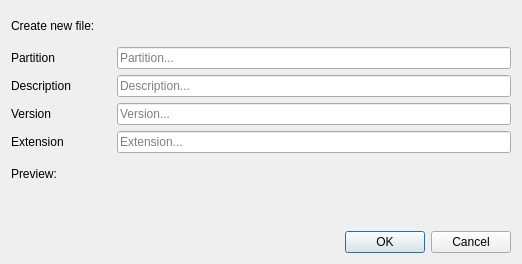
<?xml version="1.0" encoding="UTF-8"?>
<ui version="4.0">
 <class>Dialog</class>
 <widget class="QDialog" name="Dialog">
  <property name="geometry">
   <rect>
    <x>0</x>
    <y>0</y>
    <width>522</width>
    <height>264</height>
   </rect>
  </property>
  <property name="windowTitle">
   <string>Dialog</string>
  </property>
  <layout class="QVBoxLayout" name="verticalLayout">
   <item>
    <widget class="QLabel" name="label">
     <property name="text">
      <string>Create new file:</string>
     </property>
    </widget>
   </item>
   <item>
    <layout class="QHBoxLayout" name="horizontalLayout_2">
     <item>
      <widget class="QLabel" name="label_3">
       <property name="sizePolicy">
        <sizepolicy hsizetype="Expanding" vsizetype="Preferred">
         <horstretch>0</horstretch>
         <verstretch>0</verstretch>
        </sizepolicy>
       </property>
       <property name="maximumSize">
        <size>
         <width>100</width>
         <height>16777215</height>
        </size>
       </property>
       <property name="text">
        <string>Partition</string>
       </property>
      </widget>
     </item>
     <item>
      <widget class="QLineEdit" name="partitionLE">
       <property name="placeholderText">
        <string>Partition...</string>
       </property>
      </widget>
     </item>
    </layout>
   </item>
   <item>
    <layout class="QHBoxLayout" name="horizontalLayout">
     <item>
      <widget class="QLabel" name="label_2">
       <property name="sizePolicy">
        <sizepolicy hsizetype="Expanding" vsizetype="Preferred">
         <horstretch>0</horstretch>
         <verstretch>0</verstretch>
        </sizepolicy>
       </property>
       <property name="maximumSize">
        <size>
         <width>100</width>
         <height>16777215</height>
        </size>
       </property>
       <property name="text">
        <string>Description</string>
       </property>
      </widget>
     </item>
     <item>
      <widget class="QLineEdit" name="descriptionLE">
       <property name="placeholderText">
        <string>Description...</string>
       </property>
      </widget>
     </item>
    </layout>
   </item>
   <item>
    <layout class="QHBoxLayout" name="horizontalLayout_4">
     <item>
      <widget class="QLabel" name="label_6">
       <property name="sizePolicy">
        <sizepolicy hsizetype="Expanding" vsizetype="Preferred">
         <horstretch>0</horstretch>
         <verstretch>0</verstretch>
        </sizepolicy>
       </property>
       <property name="maximumSize">
        <size>
         <width>100</width>
         <height>16777215</height>
        </size>
       </property>
       <property name="text">
        <string>Version</string>
       </property>
      </widget>
     </item>
     <item>
      <widget class="QLineEdit" name="versionLE">
       <property name="placeholderText">
        <string>Version...</string>
       </property>
      </widget>
     </item>
    </layout>
   </item>
   <item>
    <layout class="QHBoxLayout" name="horizontalLayout_3">
     <item>
      <widget class="QLabel" name="label_4">
       <property name="sizePolicy">
        <sizepolicy hsizetype="Expanding" vsizetype="Preferred">
         <horstretch>0</horstretch>
         <verstretch>0</verstretch>
        </sizepolicy>
       </property>
       <property name="maximumSize">
        <size>
         <width>100</width>
         <height>16777215</height>
        </size>
       </property>
       <property name="text">
        <string>Extension</string>
       </property>
      </widget>
     </item>
     <item>
      <widget class="QLineEdit" name="extensionLE">
       <property name="placeholderText">
        <string>Extension...</string>
       </property>
      </widget>
     </item>
    </layout>
   </item>
   <item>
    <widget class="QLabel" name="label_5">
     <property name="text">
      <string>Preview:</string>
     </property>
    </widget>
   </item>
   <item>
    <widget class="QLabel" name="previewLB">
     <property name="text">
      <string/>
     </property>
     <property name="alignment">
      <set>Qt::AlignCenter</set>
     </property>
    </widget>
   </item>
   <item>
    <widget class="QDialogButtonBox" name="buttonBox">
     <property name="orientation">
      <enum>Qt::Horizontal</enum>
     </property>
     <property name="standardButtons">
      <set>QDialogButtonBox::Cancel|QDialogButtonBox::Ok</set>
     </property>
    </widget>
   </item>
  </layout>
 </widget>
 <resources/>
 <connections>
  <connection>
   <sender>buttonBox</sender>
   <signal>accepted()</signal>
   <receiver>Dialog</receiver>
   <slot>accept()</slot>
   <hints>
    <hint type="sourcelabel">
     <x>248</x>
     <y>254</y>
    </hint>
    <hint type="destinationlabel">
     <x>157</x>
     <y>274</y>
    </hint>
   </hints>
  </connection>
  <connection>
   <sender>buttonBox</sender>
   <signal>rejected()</signal>
   <receiver>Dialog</receiver>
   <slot>reject()</slot>
   <hints>
    <hint type="sourcelabel">
     <x>316</x>
     <y>260</y>
    </hint>
    <hint type="destinationlabel">
     <x>286</x>
     <y>274</y>
    </hint>
   </hints>
  </connection>
 </connections>
</ui>
